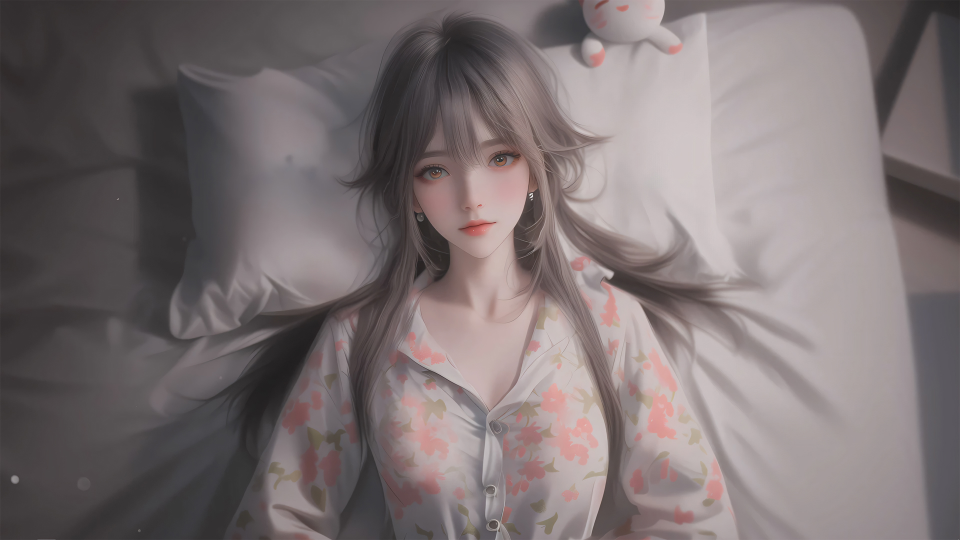
#> input picture resources/test.jpg, 1920 x 1080 px, found by its file name (shown at 1/2 size)
$ python 'GPT提供的图像频域配准方法_让我再研究研究平移的问题.py'
#> lines starting #> are read from the running program, lines starting #| are printed output that depends on the picture
import cv2
import jassor.utils as J
import numpy as np
import matplotlib.pyplot as plt


def main():
    # 读取两幅图像
    img1 = cv2.imread(rf'C:\Users\jizhe\Pictures\test.jpg', cv2.IMREAD_GRAYSCALE)
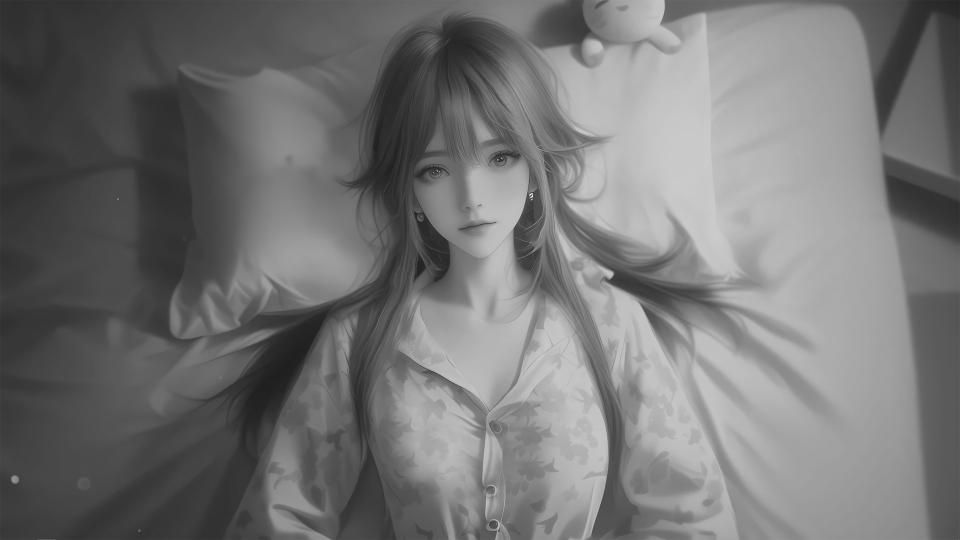
#> img1: shape (1080, 1920) (shown at 1/2 size); min 29, max 255, mean 116.2
    img1 = cv2.resize(img1, (801, 801))
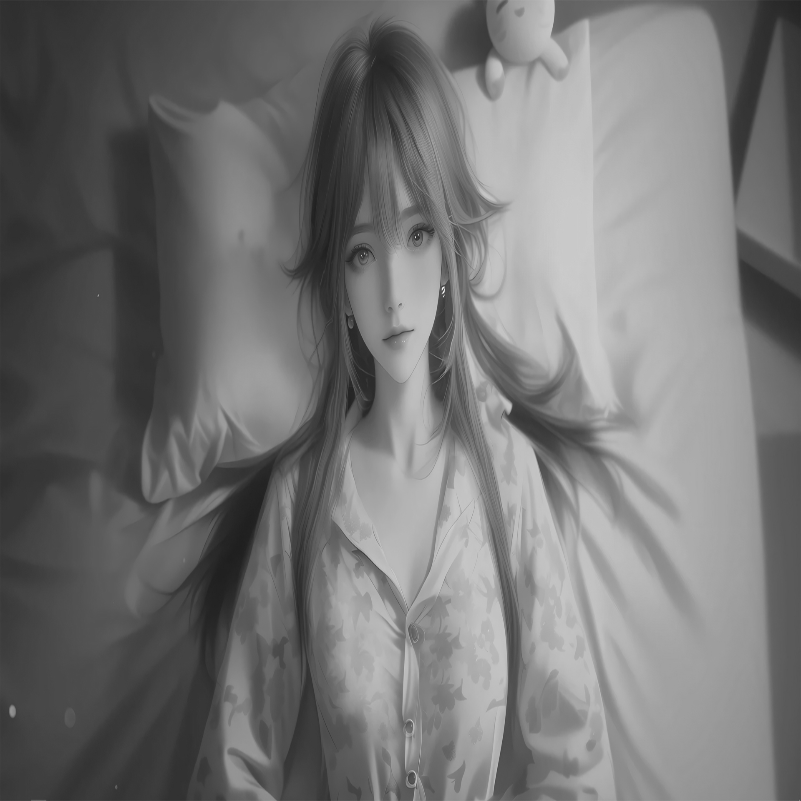
#> img1: shape (801, 801); min 30, max 248, mean 116.1
    M = get_affine()
    img2 = cv2.warpAffine(img1, M, (img1.shape[1], img1.shape[0]))
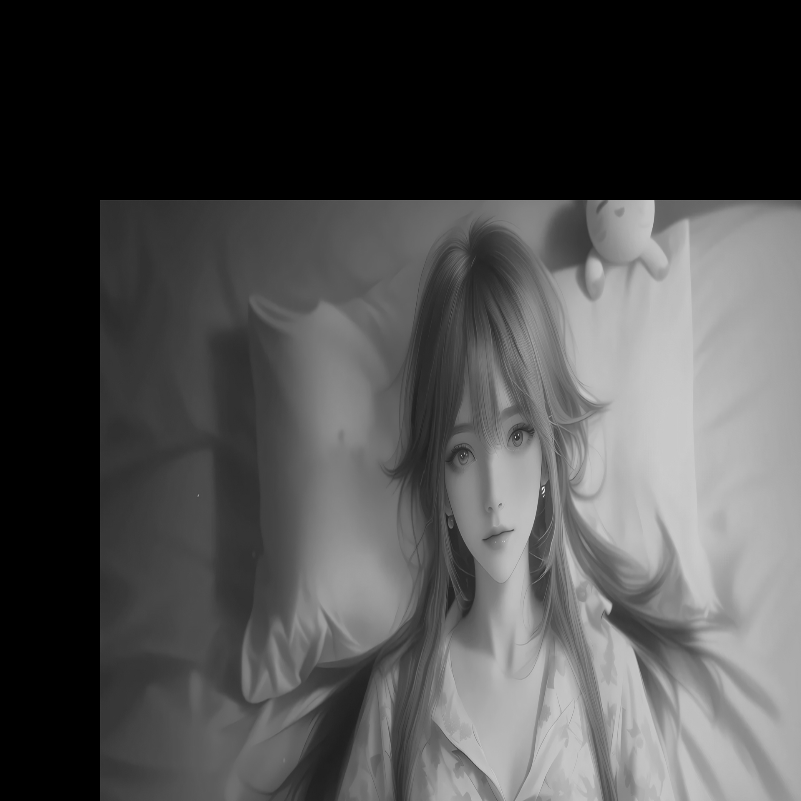
#> img2: shape (801, 801); min 0, max 248, mean 76.5

    degree = cal_translate(img1, img2)
    print(degree)


def get_affine():
    # 参数定义
    angle = 0  # 旋转角度（度数）
    scale = 1  # 缩放比例
    tx, ty = 100, 200  # 平移量
    center = (400, 400)  # 旋转中心
    M = cv2.getRotationMatrix2D(center, angle, scale)
    M[0, 2] += tx
    M[1, 2] += ty
    return M


def cal_translate(img1: np.ndarray, img2: np.ndarray):
    fmg1 = np.fft.fft2(img1)
    fmg2 = np.fft.fft2(img2)
    cross_power_spectrum = np.fft.ifft2(fmg2 / fmg1)

    # J.plots([
    #     plt.cm.hsv(np.angle(fmg1) / np.pi / 2 + 0.5),
    #     plt.cm.hsv(np.angle(fmg2) / np.pi / 2 + 0.5),
    #     plt.cm.hsv(np.angle(fmg2 / fmg1) / np.pi / 2 + 0.5),
    #     np.abs(cross_power_spectrum),
    # ])

    cross_power_spectrum = np.abs(cross_power_spectrum)
    max_index = np.argmax(cross_power_spectrum)
#> max_index = 160300
    y, x = np.unravel_index(max_index, cross_power_spectrum.shape)
#> y = 200; x = 100
    return x, y


main()
#> in main, `degree = cal_translate(img1, img2)`: degree = (100, 200)
#| (100, 200)
